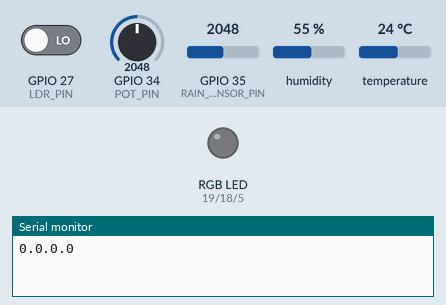
Simulated run of this sketch. Board: ESP32. Shown: an RGB LED mixed from three pins (HIGH = lit), the last lines printed to the serial monitor. Inputs (shaded band) come from the test bench; at power-on: GPIO 27 (LDR_PIN) LOW, GPIO 34 (POT_PIN) = 2048, GPIO 35 (RAIN_SENSOR_PIN) = 2048, humidity 55 %, temperature 24 °C. WiFi joins after 1.5 s; servers stay silent unless stated; uploads are accepted with an empty reply.

Above: at 0.1 s.
At 1.6 s:
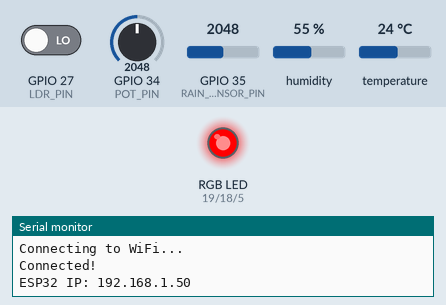
Timing chart, 0 to 3.1 s (numbered marks = the images above):
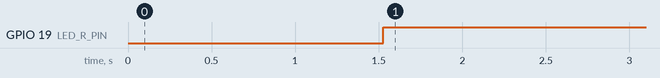

Measured:
- by itself, GPIO 19 (LED_R_PIN): LOW → HIGH at 1.5 s

The sketch:

esp32_weather_station.ino
```cpp
#include <WiFi.h>                 // Wi-Fi library for ESP32
#include <DHT.h>                  // Library for DHT Temperature and Humidity Sensor
#include <HTTPClient.h>           // Library for HTTP POST requests


// -------------------- DHT Sensor Type --------------------
#define DHT_TYPE DHT11            // Choose DHT22 or DHT11

// -------------------- Network Settings --------------------
IPAddress MyIP(10,17,208,130);       // write esp ip
IPAddress MyGateway(10,17,208,138);  // write gateway
IPAddress MySubnet(255,255,255,0);


const char* ssid = "Dark";            // write wi-fi name
const char* password ="22446688";     // write wi-fi password

// Target URL for sending sensor data
String URL = "http://10.17.208.89:8000/ESP32.php";  // replace this ip with your device ip

// -------------------- RGB LED Pins --------------------
#define LED_R_PIN 19
#define LED_G_PIN 18
#define LED_B_PIN 5

// -------------------- Sensor Pins --------------------
#define POT_PIN 34               // Variable Resistor Pin (0-4095)
#define RAIN_SENSOR_PIN 35       // Rain Drop Sensor Pin (0=Wet, 4095=Dry)
#define DHT_PIN 22               // Temp. & Humidity Sensor Pin
#define LDR_PIN 27               // LDR Sensor Pin (0 or 1)

// -------------------- PWM Settings for RGB LED --------------------
const int freq = 5000;           // PWM frequency (Hz)
const int resolution = 8;        // 8-bit resolution (0–255)
const int redChannel = 0;        // PWM channel for Red LED
const int greenChannel = 1;      // PWM channel for Green LED
const int blueChannel = 2;       // PWM channel for Blue LED

// Create a DHT sensor object
DHT dht(DHT_PIN, DHT_TYPE);

// -------------------- Helper: Set RGB LED Color --------------------
void set_rgb_color(int r, int g, int b) {
  ledcWrite(redChannel, r);
  ledcWrite(greenChannel, g);
  ledcWrite(blueChannel, b);
}
// void set_rgb_color(int r, int g, int b) {
//   analogWrite(LED_R_PIN, r);
//   analogWrite(LED_G_PIN, g);
//   analogWrite(LED_B_PIN, b);
// }

// -------------------- Setup Function --------------------
void setup() {
  Serial.begin(115200);
  Serial.println(WiFi.localIP());

  dht.begin();     // Initialize DHT sensor

  // --- RGB LED PWM Setup ---
  ledcSetup(redChannel, freq, resolution);
  ledcSetup(greenChannel, freq, resolution);
  ledcSetup(blueChannel, freq, resolution);

  ledcAttachPin(LED_R_PIN, redChannel);
  ledcAttachPin(LED_G_PIN, greenChannel);
  ledcAttachPin(LED_B_PIN, blueChannel);

  pinMode(LDR_PIN, INPUT);

  // Configure Static IP BEFORE WiFi.begin
  WiFi.begin(ssid, password);
  WiFi.config(MyIP, MyGateway, MySubnet);

  // Wait for WiFi Connection
  while (WiFi.status() != WL_CONNECTED) {
    delay(500);
    Serial.println("Connecting to WiFi...");
  }

  Serial.println("Connected!");
  Serial.print("ESP32 IP: ");
  Serial.println(WiFi.localIP());}

// -------------------- Main Loop --------------------
void loop() {

  // Read Variable Resistor (0–4095)
  int potValue = analogRead(POT_PIN);

  // Read LDR State (0 = Dark, 1 = Light)
  String LDRValue = (digitalRead(LDR_PIN) == HIGH) ? "HIGH" : "LOW";

  // Read Rain Drop Sensor (0=Wet, 4095=Dry)
  int rainValue = analogRead(RAIN_SENSOR_PIN);

  // Read Temperature and Humidity
  float h = dht.readHumidity();
  float t = dht.readTemperature();

  // Control RGB based on Rain Sensor
  if (rainValue < 3000) {
    // Rainy → Red Color
    set_rgb_color(255, 0, 0);
  }


  // Build Data String (POST)
  String Data =
    "Wind_Data=" + String(potValue) +
    "&LDR_Data=" + LDRValue +
    "&Rain_Data=" + String(rainValue) +
    "&Temp_Data=" + String(t) +
    "&Humd_Data=" + String(h);

  // Send Data to Server
  HTTPClient http;
  http.begin(URL);
  http.addHeader("Content-Type","application/x-www-form-urlencoded");

  int httpCode = http.POST(Data);

  Serial.print("httpCode: ");
  Serial.println(httpCode);

  String payload = http.getString();
  Serial.print("payload : ");
  Serial.println(payload);

  Serial.println("--------------------------------");

  // -------- Parse payload: "mode,action" --------
  int commaIndex = payload.indexOf(',');
  if (commaIndex == -1) {
    delay(2000);
    return;
  }

  String mode = payload.substring(0, commaIndex);       // 0 or 1
  String action = payload.substring(commaIndex + 1);    // RED / GREEN / BLUE / Play / Not Play

  set_rgb_color(0, 0, 0);

// ----------- Manual Mode (Control = 0) ------------
  if (mode == "0") {

    if (action == "RED") {
      set_rgb_color(255, 0, 0);
    }
    else if (action == "GREEN") {
      set_rgb_color(0, 255, 0);
    }
    else if (action == "BLUE") {
      set_rgb_color(0, 0, 255);
    }
  }


 // ----------- AI Mode (Control = 1) ------------
  else if (mode == "1") {

    if (action == "Play") {
      // Green → delay → Blue
      set_rgb_color(0, 255, 0);
      delay(900);
      set_rgb_color(0, 0, 255);
      delay(400);
      set_rgb_color(0, 255, 0);
    }

    else if (action == "Not Play") {
      // Red → delay → Blue
      set_rgb_color(255, 0, 0);
      delay(900);
      set_rgb_color(0, 0, 255);
      delay(400);
      set_rgb_color(255, 0, 0);
    }
  }

  delay(2000);
}
```
